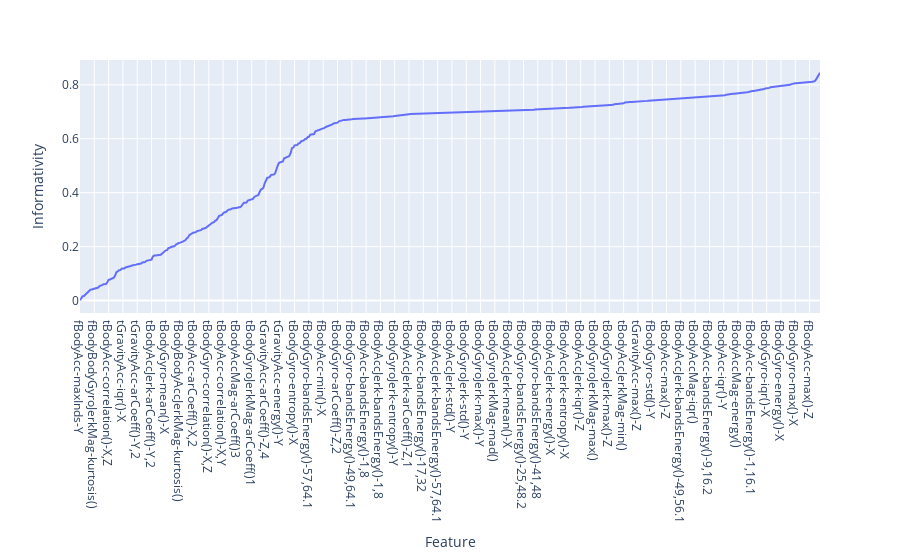

The code cell stored with this chart in its notebook:
### Code cell
px.line(spearman, x='Feature', y='Informativity')

### Figure 1 — Plotly figure (JSON) as saved in the notebook; plotly's stock layout.template omitted (floating-point values rounded to 4 significant figures; data arrays with more than 128 entries replaced by an {"elided": "..."} marker saying what was removed)
{"data": [{"hovertemplate": "Feature=%{x}<br>Informativity=%{y}<extra></extra>", "legendgroup": "", "line": {"color": "#636efa", "dash": "solid"}, "mode": "lines", "name": "", "orientation": "v", "showlegend": false, "type": "scatter", "x": {"elided": "570 str values"}, "xaxis": "x", "y": {"elided": "570 float values"}, "yaxis": "y"}], "layout": {"legend": {"tracegroupgap": 0}, "margin": {"t": 60}, "xaxis": {"anchor": "y", "domain": [0, 1], "title": {"text": "Feature"}}, "yaxis": {"anchor": "x", "domain": [0, 1], "title": {"text": "Informativity"}}}}
